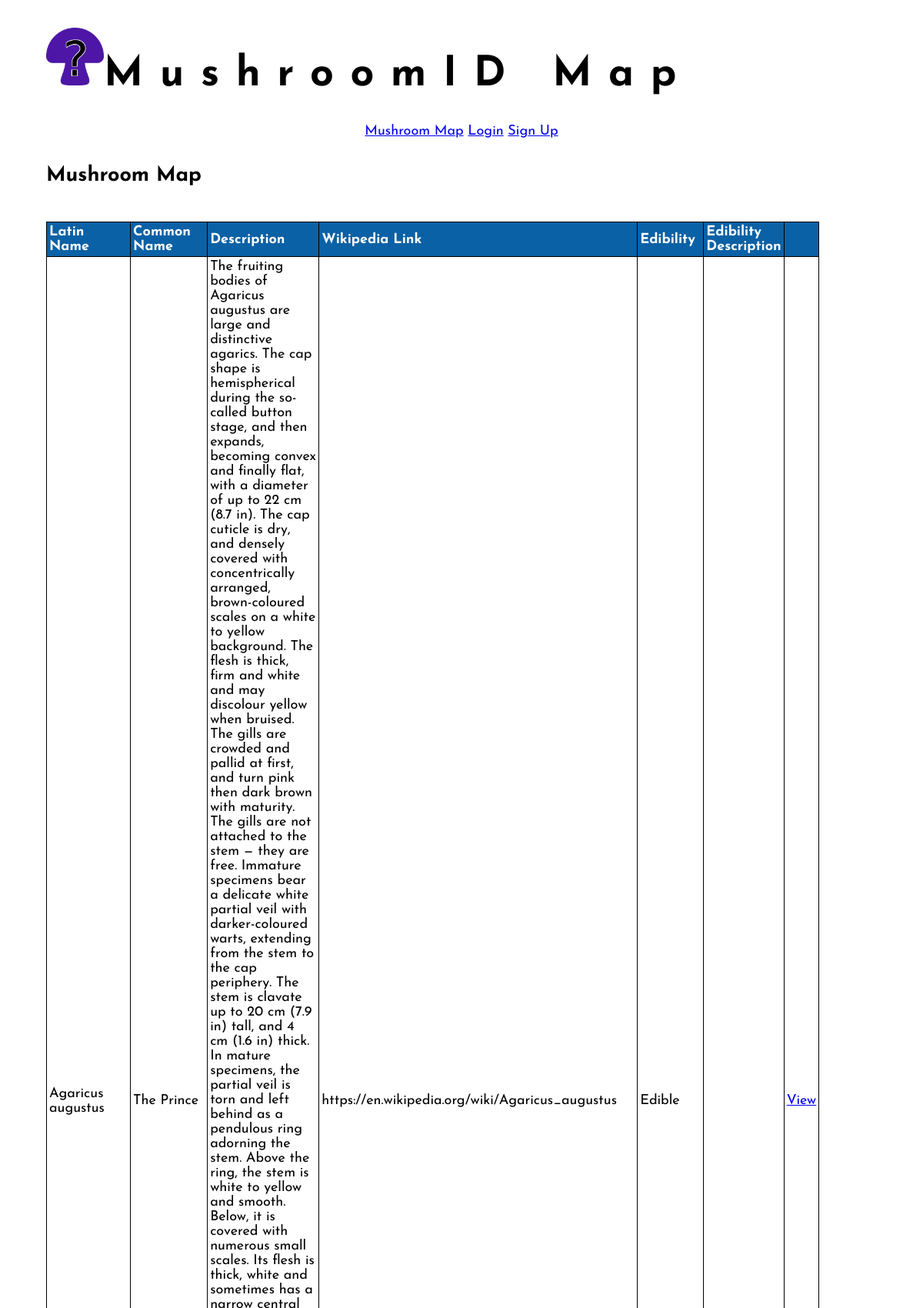
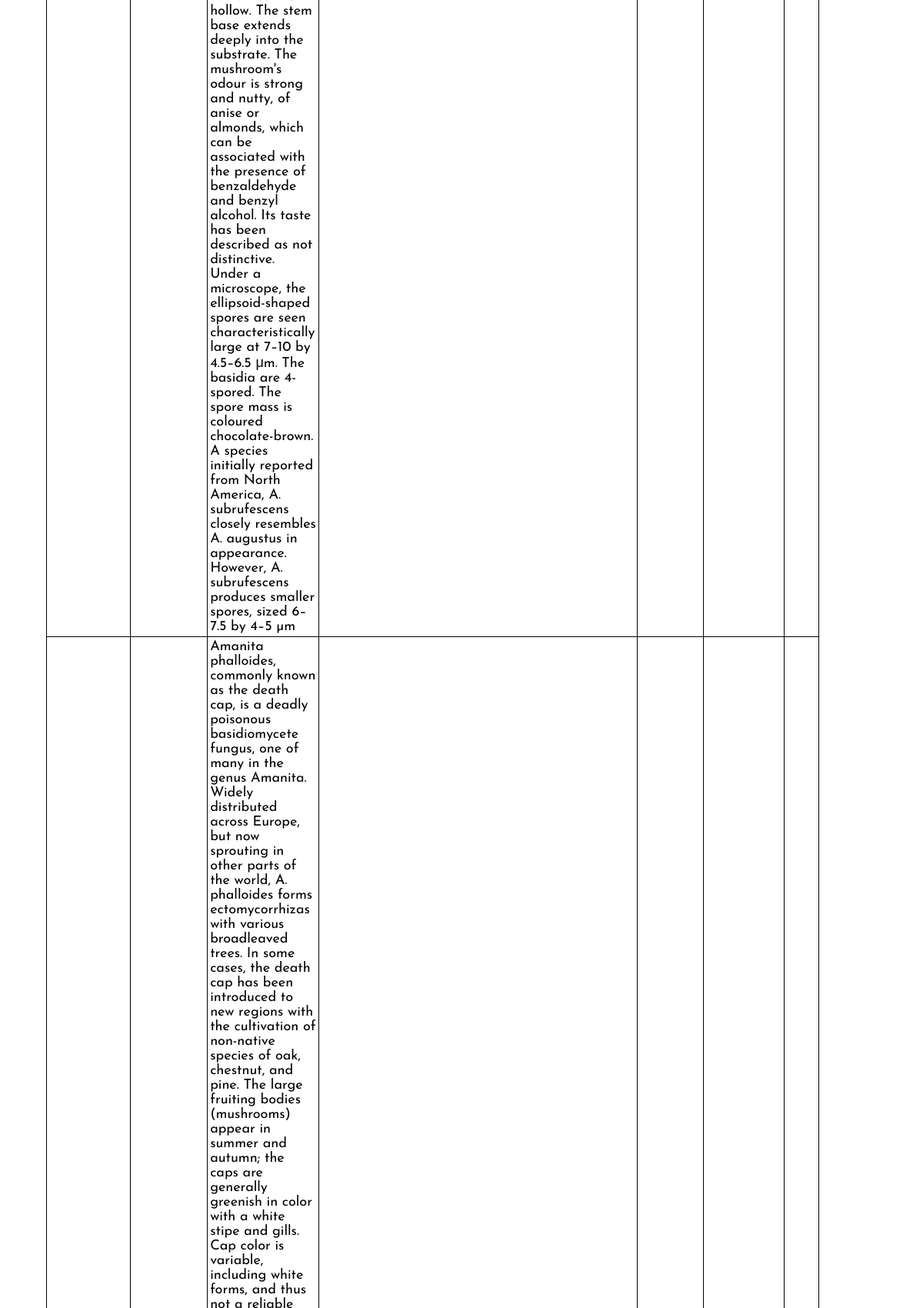
Screenshot of /public/submissions.php (upper part) with the database file from the repository (2 pictures, top to bottom).
### tables this page shows
CREATE TABLE `mushroom_mshm` (
  `id_mshm` int(11) NOT NULL,
  `latin_name_mshm` varchar(50) NOT NULL,
  `common_name_mshm` varchar(50) NOT NULL,
  `description_mshm` text NOT NULL,
  `wiki_link_mshm` varchar(100) NOT NULL,
  `edible_mshm` tinyint(1) NOT NULL,
  `edible_description_mshm` text NOT NULL
);

### private/classes/databaseobject.class.php (called while the page is built, shortened)
<?php
class DatabaseObject {
  static protected $database;
  static protected $table_name = "";
  static public function set_database($database) {
    self::$database = $database;
  }
  static public function find_by_sql($sql) {
      $result = self::$database->query($sql);
      $object_array = [];
      while ($record = $result->fetch(PDO::FETCH_ASSOC)) {
          $object_array[] = static::instantiate($record);
        }
      return $object_array;
  }
  static public function find_all() {
      $sql = "SELECT * FROM " . static::$table_name . "";
      return static::find_by_sql($sql);
  }
}
?>

### private/classes/mushroom.class.php (called while the page is built, shortened)
<?php
 class Mushroom extends DatabaseObject {
    public $edible_mshm=1;
    public function __construct($args=[]) {
        $this->edible_mshm = $args['edible_mshm'] ?? '';
    }
    public function edibility() {
        if( $this->edible_mshm > 0 ) {
            return self::EDIBLE_OPTIONS[$this->edible_mshm];
        } else {
            return "Unknown";
        }
    }
  static public function instantiate($record) {
      $object = new static;
      foreach($record as $property => $value) {
          if(property_exists($object, $property)) {
              $object->$property = $value;
          }
      }
      return $object;
  }
}

### public/submissions.php (the view, shortened to what this page needs)
<?php include(SHARED_PATH . '/public_header.php'); ?>
<div id="main">
		<div id="page">
    <div class="intro">
      <h2>Mushroom Map</h2>
    </div>
    <table id="inventory">
      <tr>
        <th>Latin Name</th>
        <th>Common Name</th>
        <th>Description</th>
        <th>Wikipedia Link</th>
        <th>Edibility</th>
        <th>Edibility Description</th>
        <th>&nbsp;</th>
      </tr>
<?php
$mushrooms = Mushroom::find_all();
?>
      <?php foreach($mushrooms as $mushroom) { ?>
      <tr>
        <td><?php echo $mushroom->latin_name_mshm; ?></td>
        <td><?= $mushroom->common_name_mshm; ?></td>
        <td><?= $mushroom->description_mshm; ?></td>
        <td><?= $mushroom->wiki_link_mshm; ?></td>
        <td><?php echo $mushroom->edibility(); ?></td>
        <td><?= $mushroom->edible_description_mshm; ?></td>
        <td><a href="detail_mshm.php".php?id=<?= $mushroom->id_mshm; ?>">View</a></td>
      </tr>
<?php } ?>
    </table>
  </div>
</div>
<?php include(SHARED_PATH . '/public_footer.php'); ?>

### public/stylesheets/public.css (style rules this page uses)
* { box-sizing: border-box; }
html { font: 18px 'Josefin Sans', Helvetica, sans-serif; height: 100%; }
body { height: 75%; margin: 0 auto; max-width: 90%; padding: 0; }
#main { height: 36rem; margin: 0 auto; padding: 0; }
div#page { margin: auto; }
div#page h2 { line-height: 15px; margin-right: 27%; }
table#inventory { border-collapse: collapse; margin-top: 30px; width: 980px; }
table#inventory tr th { background: #0b61a5; color: #fff; text-align: left; }
table#inventory tr td, table#inventory tr th { border: 1px solid #000; padding: 3px; }
div.intro { display: flex; }

### rows the page displays
mushroom_mshm: latin_name_mshm "Agaricus augustus", common_name_mshm "The Prince", description_mshm "The fruiting bodies of Agaricus augustus are large and distinctive agarics. The cap shape is hemispherical during the so-called button stage, and then expands, becoming convex and finally flat, with a diameter of up to 22 cm (8.7 in). The cap cuticle is dry, and densely covered with concentrically arranged, brown-coloured scales on a white to yellow background. The flesh is thick, firm and white and may discolour yellow when bruised. The gills are crowded and pallid at first, and turn pink then dark brown with maturity. The gills are not attached to the stem — they are free. Immature specimens bear a delicate white partial veil with darker-coloured warts, extending from the stem to the cap…", wiki_link_mshm "https://en.wikipedia.org/wiki/Agaricus_augustus", edible_mshm "Edible"
